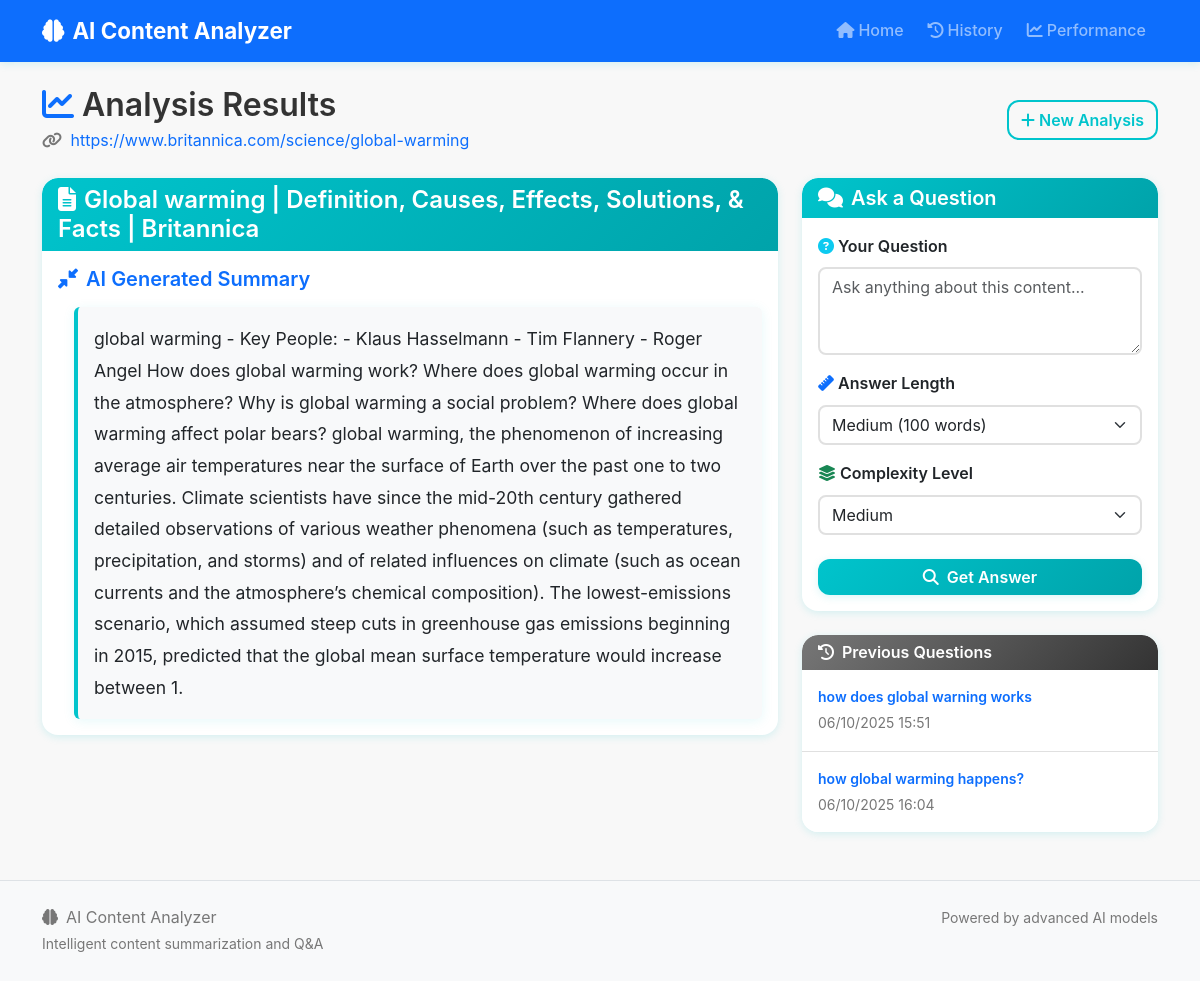
The page /analysis/1 on the database its author committed.
### models.py (models this page shows, shortened)
class ContentAnalysis(db.Model):
    id = db.Column(db.Integer, primary_key=True)
    url = db.Column(db.String(500), nullable=False)
    title = db.Column(db.String(200))
    content_hash = db.Column(db.String(64), nullable=False)  # Hash of the content for caching
    summary = db.Column(db.Text)
    original_content = db.Column(db.Text)
    created_at = db.Column(db.DateTime, default=datetime.utcnow)

class QuestionAnswer(db.Model):
    id = db.Column(db.Integer, primary_key=True)
    content_analysis_id = db.Column(db.Integer, db.ForeignKey('content_analysis.id'), nullable=False)
    question = db.Column(db.Text, nullable=False)
    answer = db.Column(db.Text, nullable=False)
    word_count_preference = db.Column(db.Integer)
    complexity_level = db.Column(db.String(50))
    created_at = db.Column(db.DateTime, default=datetime.utcnow)
    content_analysis = db.relationship('ContentAnalysis', backref=db.backref('questions', lazy=True))

### routes.py (the view)
@app.route('/analysis/<int:analysis_id>')
def view_analysis(analysis_id):
    try:
        analysis = ContentAnalysis.query.get_or_404(analysis_id)
        return render_template('results.html', analysis=analysis)
    except Exception as e:
        logger.error(f"Error viewing analysis {analysis_id}: {str(e)}")
        flash('Analysis not found.', 'error')
        return redirect(url_for('index'))

### templates/results.html (shortened to what this page needs)
{% extends "base.html" %}
{% block content %}
<div class="container my-4">
    <div class="row mb-4">
        <div class="col">
            <div class="d-flex justify-content-between align-items-center">
                <div>
                    <h2 class="mb-1">
                        <i class="fas fa-chart-line me-2 text-primary"></i>Analysis Results
                    </h2>
                    <p class="text-muted mb-0">
                        <i class="fas fa-link me-1"></i>
                        <a href="{{ analysis.url }}" target="_blank" class="text-decoration-none">
                            {{ analysis.url[:80] }}{% if analysis.url|length > 80 %}...{% endif %}
                        </a>
                    </p>
                </div>
                <a href="{{ url_for('index') }}" class="btn btn-outline-primary">
                    <i class="fas fa-plus me-1"></i>New Analysis
                </a>
            </div>
        </div>
    </div>
    <div class="row">
        <div class="col-lg-8 mb-4">
            <div class="card shadow-sm border-0 mb-4">
                <div class="card-header bg-primary text-white">
                    <h4 class="card-title mb-0">
                        <i class="fas fa-file-alt me-2"></i>{{ analysis.title or 'Article Summary' }}
                    </h4>
                </div>
                <div class="card-body">
                    <h5 class="text-primary mb-3">
                        <i class="fas fa-compress-alt me-2"></i>AI Generated Summary
                    </h5>
                    <div class="summary-content p-3 bg-light rounded">
                        {{ analysis.summary }}
                    </div>
                </div>
            </div>
        </div>
        <div class="col-lg-4">
            <div class="card shadow-sm border-0 sticky-top" style="top: 20px;">
                <div class="card-header bg-info text-white">
                    <h5 class="card-title mb-0">
                        <i class="fas fa-comments me-2"></i>Ask a Question
                    </h5>
                </div>
                <div class="card-body">
                    <form action="{{ url_for('ask_question') }}" method="POST" id="questionForm">
                        <div class="mb-3">
                            <label for="question" class="form-label fw-semibold">
                                <i class="fas fa-question-circle me-1 text-info"></i>Your Question
                            </label>
                            <textarea
                                class="form-control"
                                id="question"
                                name="question"
                                rows="3"
                                placeholder="Ask anything about this content..."
                                required
                            ></textarea>
                        </div>
                        <div class="mb-3">
                            <label for="word_count" class="form-label fw-semibold">
                                <i class="fas fa-ruler me-1 text-primary"></i>Answer Length
                            </label>
                            <select class="form-select" id="word_count" name="word_count">
                                <option value="100" selected>Medium (100 words)</option>
                            </select>
                        </div>
                        <div class="mb-4">
                            <label for="complexity" class="form-label fw-semibold">
                                <i class="fas fa-layer-group me-1 text-success"></i>Complexity Level
                            </label>
                            <select class="form-select" id="complexity" name="complexity">
                                <option value="medium" selected>Medium</option>
                            </select>
                        </div>
                        <div class="d-grid">
                            <button type="submit" class="btn btn-info" id="questionBtn">
                                <i class="fas fa-search me-2"></i>Get Answer
                            </button>
                        </div>
                    </form>
                </div>
            </div>
            {% if analysis.questions %}
            <div class="card shadow-sm border-0 mt-4">
                <div class="card-header bg-secondary text-white">
                    <h6 class="card-title mb-0">
                        <i class="fas fa-history me-2"></i>Previous Questions
                    </h6>
                </div>
                <div class="card-body p-0">
                    <div class="list-group list-group-flush">
                        {% for qa in analysis.questions[-5:] %}
                        <div class="list-group-item">
                            <div class="small fw-semibold text-primary mb-1">
                                {{ qa.question[:50] }}{% if qa.question|length > 50 %}...{% endif %}
                            </div>
                            <div class="small text-muted">
                                {{ qa.created_at.strftime('%m/%d/%Y %H:%M') }}
                            </div>
                        </div>
                        {% endfor %}
                    </div>
                </div>
            </div>
            {% endif %}
        </div>
    </div>
</div>
{% endblock %}

### templates/base.html (shortened to what this page needs)
<!DOCTYPE html>
<html lang="en">
<head>
    <link href="https://cdn.jsdelivr.net/npm/bootstrap@5.3.0/dist/css/bootstrap.min.css" rel="stylesheet">
    <link href="https://cdnjs.cloudflare.com/ajax/libs/font-awesome/6.4.0/css/all.min.css" rel="stylesheet">
    <link href="{{ url_for('static', filename='css/style.css') }}" rel="stylesheet">
</head>
<body>
    <nav class="navbar navbar-expand-lg navbar-dark bg-primary shadow-sm">
        <div class="container">
            <a class="navbar-brand fw-bold" href="{{ url_for('index') }}">
                <i class="fas fa-brain me-2"></i>AI Content Analyzer
            </a>
            <div class="collapse navbar-collapse" id="navbarNav">
                <ul class="navbar-nav ms-auto">
                    <li class="nav-item">
                        <a class="nav-link" href="{{ url_for('index') }}">
                            <i class="fas fa-home me-1"></i>Home
                        </a>
                    </li>
                    <li class="nav-item">
                        <a class="nav-link" href="{{ url_for('history') }}">
                            <i class="fas fa-history me-1"></i>History
                        </a>
                    </li>
                    <li class="nav-item">
                        <a class="nav-link" href="{{ url_for('performance_dashboard') }}">
                            <i class="fas fa-chart-line me-1"></i>Performance
                        </a>
                    </li>
                </ul>
            </div>
        </div>
    </nav>
    <main class="container-fluid px-0">
        {% block content %}{% endblock %}
    </main>
    <footer class="bg-light py-4 mt-5 border-top">
        <div class="container">
            <div class="row">
                <div class="col-md-6">
                    <p class="text-muted mb-0">
                        <i class="fas fa-brain me-2"></i>AI Content Analyzer
                    </p>
                    <small class="text-muted">Intelligent content summarization and Q&A</small>
                </div>
                <div class="col-md-6 text-md-end">
                    <small class="text-muted">
                        Powered by advanced AI models
                    </small>
                </div>
            </div>
        </div>
    </footer>
</body>
</html>

### static/css/style.css (style rules this page uses)
:root { --primary-color: #00C4CC; --primary-dark: #00A3AA; --secondary-color: #FF6B6B; --secondary-dark: #FF5252; --accent-color: #FFA000; --success-color: #4CAF50; --info-color: #00C4CC; --warning-color: #FFA000; --danger-color: #FF5252; --light-bg: #F8F8F8; --clean-bg: #EEEEEE; --dark-text: #333333; --medium-text: #555555; --muted-text: #777777; --border-color: #E0E0E0; --shadow-light: 0 2px 8px rgba(0, 196, 204, 0.15); --shadow-medium: 0 4px 16px rgba(0, 196, 204, 0.2); --shadow-large: 0 8px 32px rgba(0, 196, 204, 0.25); --gradient-primary: linear-gradient(135deg, var(--primary-color) 0%, var(--primary-dark) 100%); --gradient-secondary: linear-gradient(135deg, var(--secondary-color) 0%, var(--secondary-dark) 100%); }
body { font-family: -apple-system, BlinkMacSystemFont, 'Segoe UI', Roboto, 'Helvetica Neue', Arial, sans-serif; line-height: 1.6; color: var(--dark-text); background-color: var(--light-bg); }
h1, h2, h3, h4, h5, h6 { font-weight: 600; line-height: 1.2; }
.text-muted { color: var(--muted-text) !important; }
.card { border-radius: 16px; transition: all 0.3s cubic-bezier(0.4, 0, 0.2, 1); border: none; overflow: hidden; }
.card-header { border-radius: 16px 16px 0 0 !important; border: none; font-weight: 600; position: relative; }
.card-header.bg-primary { background: var(--gradient-primary) !important; }
.card-header.bg-info { background: var(--gradient-primary) !important; }
.card-header.bg-secondary { background: linear-gradient(135deg, var(--muted-text) 0%, var(--dark-text) 100%) !important; }
.shadow-sm { box-shadow: var(--shadow-light) !important; }
.form-control, .form-select { border-radius: 8px; border: 2px solid var(--border-color); transition: all 0.3s ease; font-size: 1rem; }
.btn { border-radius: 12px; font-weight: 600; transition: all 0.3s cubic-bezier(0.4, 0, 0.2, 1); border: none; position: relative; overflow: hidden; }
.btn-info { background: var(--gradient-primary); box-shadow: var(--shadow-light); color: white; }
.btn-outline-primary { border: 2px solid var(--primary-color); color: var(--primary-color); }
.navbar-brand { font-size: 1.4rem; font-weight: 700; }
.navbar-nav .nav-link { font-weight: 500; margin: 0 0.25rem; border-radius: 6px; transition: all 0.3s ease; }
.summary-content { font-size: 1.1rem; line-height: 1.8; border-left: 4px solid var(--primary-color); margin-left: 1rem; background: rgba(0, 196, 204, 0.05); border-radius: 8px; padding: 1.5rem; box-shadow: 0 2px 12px rgba(0, 196, 204, 0.1); }
@media (min-width: 992px) { .sticky-top { position: sticky; top: 20px; z-index: 1020; } }
footer { background-color: var(--light-bg) !important; border-top: 1px solid var(--border-color) !important; }
.list-group-item { border: none; border-bottom: 1px solid var(--border-color); padding: 1rem; }
.list-group-item:last-child { border-bottom: none; }

### rows shown on the page
ContentAnalysis: url "https://www.britannica.com/science/global-warming", title "Global warming | Definition, Causes, Effects, Solutions, & Facts | Britannica", summary "global warming - Key People: - Klaus Hasselmann - Tim Flannery - Roger Angel How does global warming work? Where does global warming occur in the atmosphere? Why is global warming a social problem? Where does global warming affect polar bears? global warming, the phenomenon of increasing average air temperatures near the surface of Earth over the past one to two centuries. Climate scientists have since the mid-20th century gathered detailed observations of various weather phenomena (such as temperatures, precipitation, and storms) and of related influences on climate (such as ocean currents and the atmosphere’s chemical composition). The lowest-emissions scenario, which assumed steep cuts…"
QuestionAnswer: question "how does global warning works", created_at "06/10/2025 15:51"
QuestionAnswer: question "how global warming happens?", created_at "06/10/2025 16:04"
